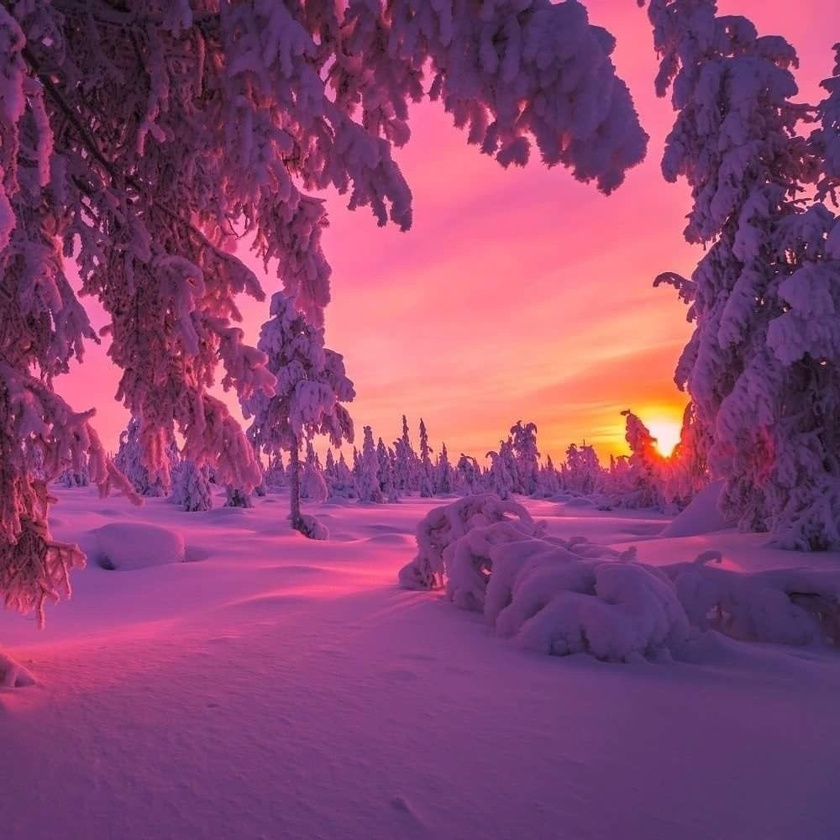
#> input picture lab9/input.jpg, 840 x 840 px, shrunk from 1000 x 1000 before the run
$ python script.py
#> lines starting #> are read from the running program, lines starting #| are printed output that depends on the picture; after the words box and inside, x2 and y2 are one past the last pixel; in counts of white or black regions, pixels touching at a corner belong together
#> in main, image is the input picture: shape (840, 840, 3); mean B, G, R 111.4, 70.1, 137.3
#> the answer given: 3
#> the answer given: 100
import cv2
import numpy as np
from matplotlib import pyplot as plt

def apply_low_pass_filter(image, radius):
    """Применяет фильтр низких частот: размытие за пределами круга радиуса R."""
#> called with radius = 3
    # Создаем маску: область внутри круга - 1, за пределами - 0
    rows, cols = image.shape[:2]
#> rows = 840; cols = 840
    center = (cols // 2, rows // 2)
#> center = (420, 420)
    mask = np.zeros((rows, cols), dtype=np.uint8)
    cv2.circle(mask, center, radius, 255, -1)
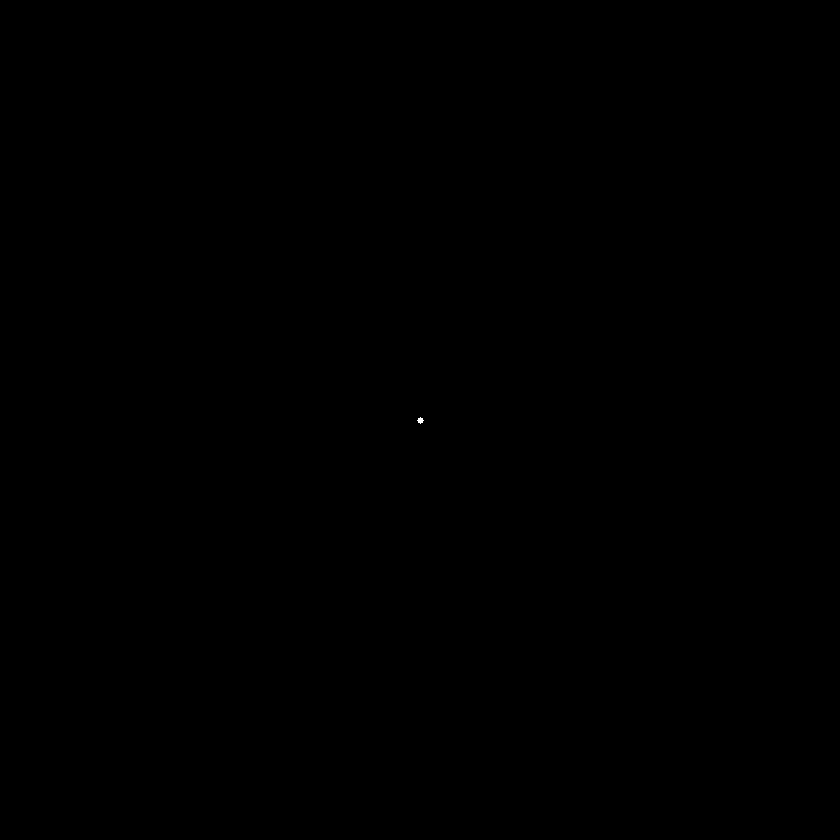
#> mask: shape (840, 840); 0% white; 1 white region, box (x1, y1, x2, y2) and area: (417, 417, 424, 424) 29

    # Применяем Гауссово размытие
    blurred = cv2.GaussianBlur(image, (15, 15), 0)

    # Комбинируем: область вне круга - размытая, внутри - оригинал
    result = np.copy(image)
    result[mask == 0] = blurred[mask == 0]

    return result

def apply_high_pass_filter(image, threshold):
    """Применяет фильтр высоких частот: повышает резкость в районе пикселей с яркостью > T."""
#> called with threshold = 100
    # Преобразуем изображение в оттенки серого
    gray = cv2.cvtColor(image, cv2.COLOR_BGR2GRAY)
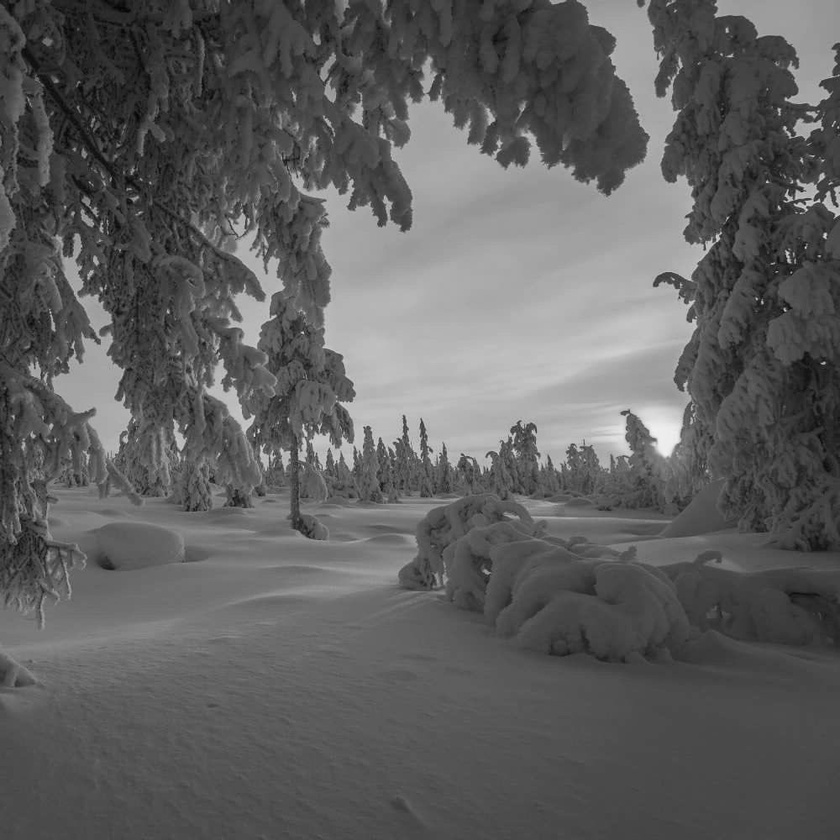
#> gray: shape (840, 840); min 4, max 243, mean 94.9

    # Находим области с яркостью выше порога
    mask = cv2.threshold(gray, threshold, 255, cv2.THRESH_BINARY)[1]
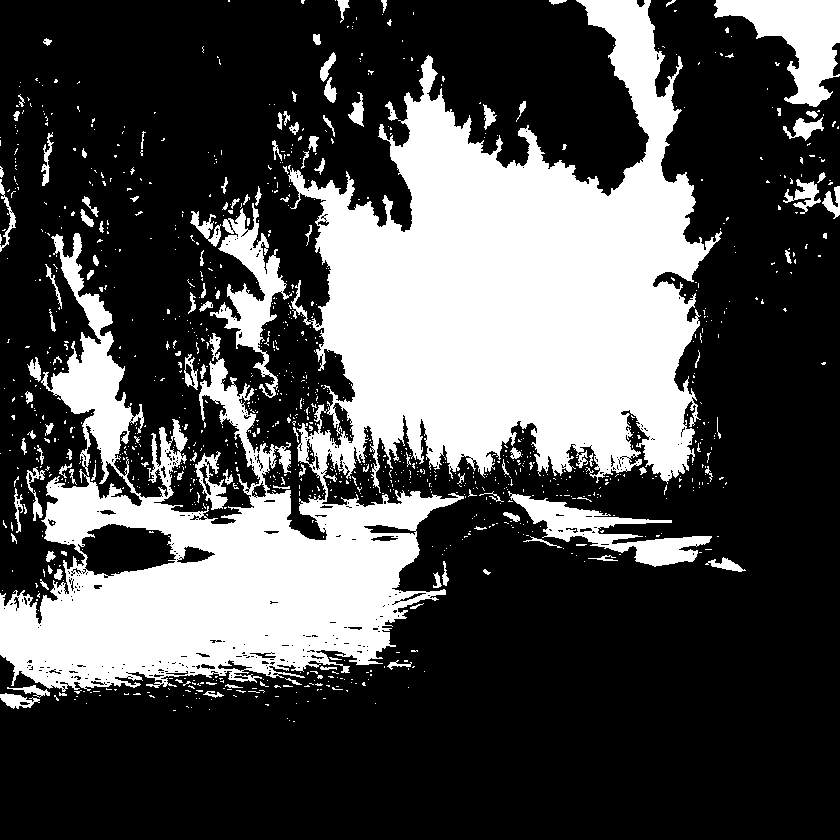
#> mask: shape (840, 840); 30.6% white; 1149 white regions (1023 under 20 px), largest, box (x1, y1, x2, y2) and area: (0, 0, 722, 692) 186101, (714, 0, 840, 107) 6424, (210, 203, 292, 398) 4696

    # Применяем фильтр резкости (ядро повышения резкости)
    kernel = np.array([[0, -1, 0],
                       [-1, 5, -1],
                       [0, -1, 0]], dtype=np.float32)
    sharpened = cv2.filter2D(image, -1, kernel)

    # Комбинируем: для маски (> T) используем резкое изображение, остальное оставляем оригинальным
    result = np.copy(image)
    result[mask > 0] = sharpened[mask > 0]

    return result

def main():
    # Загружаем изображение
    image_path = "input.jpg"
    image = cv2.imread(image_path)
    if image is None:
        print("Ошибка: изображение не найдено.")
        return

    # Ввод параметров
    radius = int(input("Введите радиус R для фильтра низких частот: "))
    threshold = int(input("Введите порог T для фильтра высоких частот: "))

    # Применяем фильтры
    low_pass_result = apply_low_pass_filter(image, radius)
    high_pass_result = apply_high_pass_filter(image, threshold)

    # Отображаем результаты
    plt.figure(figsize=(12, 6))
    plt.subplot(1, 3, 1)
    plt.imshow(cv2.cvtColor(image, cv2.COLOR_BGR2RGB))
    plt.title("Исходное изображение")
    plt.axis('off')

    plt.subplot(1, 3, 2)
    plt.imshow(cv2.cvtColor(low_pass_result, cv2.COLOR_BGR2RGB))
    plt.title(f"Фильтр низких частот (R={radius})")
    plt.axis('off')

    plt.subplot(1, 3, 3)
    plt.imshow(cv2.cvtColor(high_pass_result, cv2.COLOR_BGR2RGB))
    plt.title(f"Фильтр высоких частот (T={threshold})")
    plt.axis('off')

    plt.tight_layout()
    plt.show()
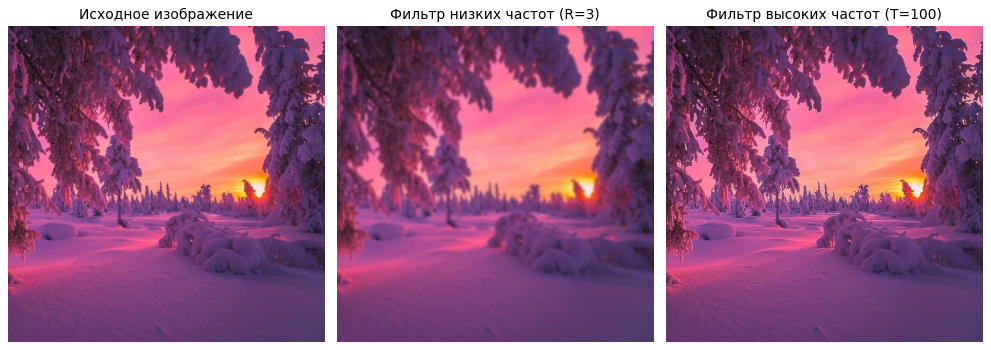
#> figure drawn by matplotlib, 3 panels

    # Сохранение результатов
    cv2.imwrite("low_pass_result.png", low_pass_result)
    cv2.imwrite("high_pass_result.png", high_pass_result)
    print("Результаты сохранены как 'low_pass_result.png' и 'high_pass_result.png'.")

if __name__ == "__main__":
    main()
